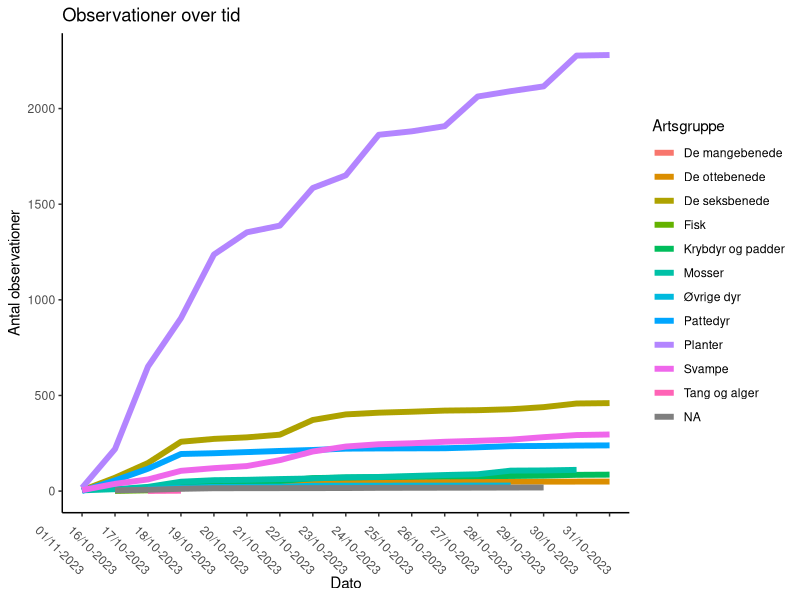

Write the R code that produced this figure.
# Hent pakker
library(readxl)
library(tidyverse)
library(ggplot2)

# Importer data
arter_raw <- read_xlsx("data/arter_uge42_43.xlsx", sheet=2)
# arter_raw <- read_xlsx("data/arter_uge43.xlsx", sheet=2)


# Udregn akkumulerede værdier
arter <- arter_raw %>%                                 # Gem importeret data
  group_by(Observationsdato,Artsgruppe)%>%             # Lav grupper
  summarise(antal = n())%>%                            # Tæl antal i gruppe
  group_by(Artsgruppe)%>%                              # Lav Gruppe
  mutate(acc. = cumsum(antal))%>%                      # Lav ny kolonne akk. sum
  ungroup()

# Plot antal observationer
ggplot(aes(x=Observationsdato, y=acc., group = Artsgruppe ),data=arter)+ 
  geom_line(aes(col=Artsgruppe), lwd=2)+               # Plot linje
  ylab("Antal observationer") + xlab("Dato")+          # Navngiv akser
  ggtitle(paste("Observationer over tid"))+            # Sæt titel
  theme_classic()+                                     # Angiv tema
  theme(axis.text.x = element_text(angle = -45, vjust = 0.5, hjust=1))
  
